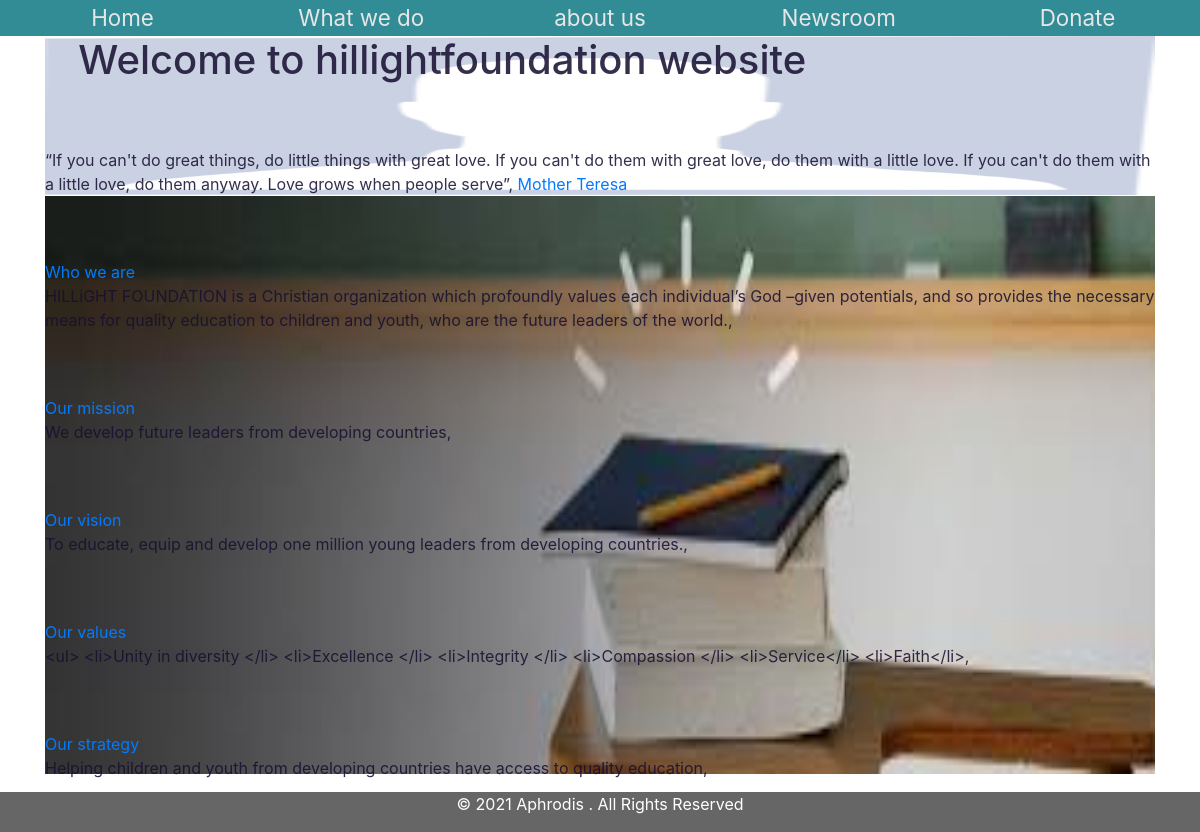
The page / on the database its author committed.
### abouts/models.py (models this page shows, shortened)
class Quote(models.Model):
    contributor = models.CharField(max_length=150)
    content = models.TextField()
    created = models.DateTimeField(auto_now_add = True)
    updated = models.DateTimeField(auto_now = True)

class About(models.Model):
    contributor = models.ForeignKey(User, on_delete=models.CASCADE)
    title = models.CharField(max_length=150)
    about = models.TextField()
    created = models.DateTimeField(auto_now_add = True)
    updated = models.DateTimeField(auto_now = True)
    def __str__(self):
        return self.about

### abouts/views.py (the view)
# urls.py: path('', home, name='home'),
def home(request):
    about = About.objects.all()
    quote = Quote.objects.all()
    about_df = pd.DataFrame(about).to_html()
    context = {
        'about' : about,
        'quote' : quote,
    }
    return render(request, 'hillightfoundation/home.html', context)

### templates/hillightfoundation/home.html (shortened to what this page needs)
{% extends "base.html" %}
{% block content %}
    <div class="back-image1">
        <h1 class="main">Welcome to hillightfoundation website</h1>
        {% for data in quote %}
            <div class="top">
                {{data.content}},
                <a href='/stock/{{data.id}}' target="_blank">{{data.contributor}}</a>
        </div>
        {% endfor%}
    </div>
    <div class="back-image">
        {% for data in about %}
            <div class="top">
                <a href='/stock/{{data.id}}' target="_blank">{{data.title}}</a>
            </div>
            <div>{{data.about}},</div>
        {% endfor%}
    </div>
{% endblock %}

### templates/base.html (shortened to what this page needs)
{% load static %}
<!DOCTYPE html>
<html lang="en">
<head>
  <link rel="stylesheet" href="https://cdn.jsdelivr.net/npm/bootstrap@4.5.3/dist/css/bootstrap.min.css">
  <link rel="stylesheet" href="{% static 'styles.css' %}">
</head>
<body>
    {% include 'navbar.html' %}
    <div class='container'>
        {% block content %}
        {% endblock content %}
    </div>
</body>
{% include 'footer.html' %}
</html>

### templates/navbar.html (shortened to what this page needs)
{% block nav %}
<div class=''>
    <div class="menu env" id='menu'>
        <ul class="">
            <li><a href="{% url 'abouts:home' %}">Home</a></li>
            <li><a href="{% url 'missions:mission' %}">What we do</a></li>
            <li><a href="{% url 'abouts:about' %}">about us</a></li>
            <li><a href="{% url 'contents:news' %}">Newsroom</a></li>
            <li><a href="{% url 'donates:donate' %}">Donate</a></li>
        </ul>
    </div>
    </div>
{% endblock %}

### templates/footer.html
<footer class="footer">
    <p>&copy; 2021 Aphrodis . All Rights Reserved</p>
</footer>

### static/styles.css (style rules this page uses)
body { max-width: 100%; overflow-x: hidden; color:rgba(23, 16, 49, 0.87); margin:0; padding-bottom: 3.3em; }
.main { padding: 0; margin: 0 4%; }
.top { padding-top: 4em; }
.menu { position: relative; width: 100%; z-index: 2; left:0; right:0; margin: 0; }
.menu a { text-decoration: none; }
.menu ul, .menu .ul { border-radius: 20px; display: flex; list-style: none; padding: 0.2em; margin:0; }
.menu ul li, .menu .ul li { width: 35%; line-height:15px; padding:0.6% 0; text-align: center; }
.menu ul li a, .menu .ul li a { color: black; display: block; height: 100%; font-size: 1.4em; border-radius: 14px; }
.env ul li a, .env .ul li a { color: RGB(230 230 230); }
.footer { background-color:#666; color: white; text-align: center; position: fixed; bottom:0; left:0; right: 0; margin: 0; padding:0; width:100% }
.env { position: relative; left: 0; right: 0; background-color: rgb(50,140,150); color:white; }
@media only screen and (max-width: 1200px) { .main { padding: 0; margin: 0 3%; } }
@media only screen and (max-width: 1200px) { .menu ul li, .menu .ul li { width: 35%; } }
.back-image1 { background-image: url("abouts/images/no_picture.png"); background-size: 100% 99%; background-repeat: no-repeat; }
.back-image { background-image: url("abouts/images/pic1.jpeg"); background-size: 100% 99%; background-repeat: no-repeat; }

### rows shown on the page
Quote: content "“If you can't do great things, do little things with great love. If you can't do them with great love, do them with a little love. If you can't do them with a little love, do them anyway. Love grows when people serve”", contributor "Mother Teresa"
About: title "Who we are", about "HILLiGHT FOUNDATION is a Christian organization which profoundly values each individual’s God –given potentials, and so provides the necessary means for quality education to children and youth, who are the future leaders of the world."
About: title "Our mission", about "We develop future leaders from developing countries"
About: title "Our vision", about "To educate, equip and develop one million young leaders from developing countries."
About: title "Our values", about "<ul> <li>Unity in diversity </li> <li>Excellence </li> <li>Integrity </li> <li>Compassion </li> <li>Service</li> <li>Faith</li>"
About: title "Our strategy", about "Helping children and youth from developing countries have access to quality education"
